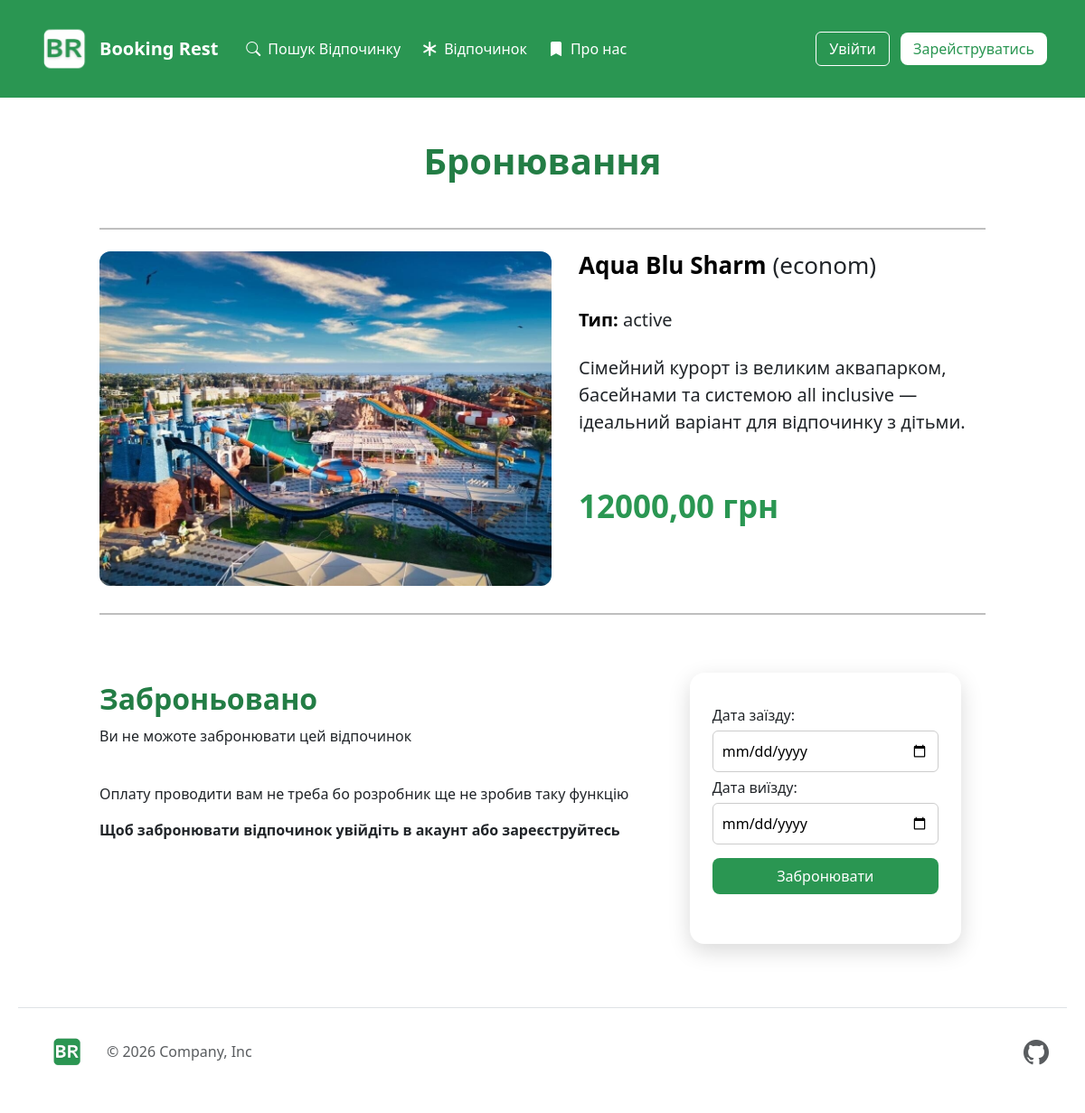
The page /booking/?rest_id=2&start_date=&end_date= on the database its author committed.
### reevs/models.py (models this page shows, shortened)
class Rest(models.Model):
    CATEGORY_CHOICES = [
        ("econom", "Econom"),
        ("standard", "Standard"),
        ("luxe", "Luxe")
    ]
    VACATION_CHOICES = [
        ("active", "Активний"),
        ("passive", "Пасивний"),
        ("mixed", "Змішаний")
    ]
    name = models.CharField(max_length=100)  # назва місця
    tep = models.CharField(max_length=20, choices=VACATION_CHOICES)
    category = models.CharField(max_length=20, choices=CATEGORY_CHOICES)
    description = models.TextField()
    price = models.DecimalField(max_digits=10, decimal_places=2)
    photo = models.ImageField(upload_to='rests', blank=True, null=True)
    class Meta:
        verbose_name = "rest"
        verbose_name_plural = "rests"
        ordering = ["name"]

### reevs/views.py (the view, shortened to what this page needs)
# urls.py: path("booking/", views.book_rest, name="booking"),
def book_rest(request):
    if request.method == "GET":
        rest_id = request.GET.get("rest_id")
        rest = Rest.objects.get(id=rest_id)
        is_booked = Booking.objects.filter(rest=rest).exists()
        context = {
            "rest": rest,
            "is_booked": is_booked
        }
        return render(request, "rests/booking.html", context)

### templates/rests/booking.html (shortened to what this page needs)
{% extends 'base.html' %}
{% block content %}
<br>
<h1 class="text-center fw-bold mb-3 text-green">Бронювання</h1>
<div class="booking-wrapper">
<hr class="divider-w">
  <div class="booking-row">
    <div class="booking-img">
      <img src="{{ rest.photo.url }}" alt="Відпочинок">
    </div>
    <div class="booking-text">
      <h2><strong>{{ rest.name }}</strong> ({{ rest.category }})</h2>
      <p><strong>Тип:</strong> {{ rest.tep }}</p>
      <p>{{ rest.description }}</p>
      <p class="price-booking fw-bold">{{ rest.price }} грн</p>
    </div>
  </div>
<hr class="divider-w">
<div class="booking-layout">
  <div class="booking-left">
{% if is_booked %}
    <h2 class="fw-bold text-green">Заброньовано</h2>
    <p>Ви не можоте забронювати цей відпочинок</p>
{% else %}
    <h2 class="fw-bold text-green">Забронюйте скоріж відпочинок</h2>
{% endif %}
    <br>
    <p>Оплату проводити вам не треба бо розробник ще не зробив таку функцію</p>
    <p class="fw-bold">Щоб забронювати відпочинок увійдіть в акаунт або зареєструйтесь</p>
  </div>
  <div class="card-box">
    <form class="booking-form" method="POST">
        <label>Дата заїзду:</label>
        <input type="date" name="start_date">
        <label>Дата виїзду:</label>
        <input type="date" name="end_date">
        <button type="submit" class="button-tt">Забронювати</button>
    </form>
  </div>
</div>
{% endblock %}

### reevs/static/css/stayle.css (style rules this page uses)
body { overflow-x:hidden; }

### reevs/static/css/footer.css (style rules this page uses)
html, body { height: 100%; margin: 0; }
body { display: flex; flex-direction: column; min-height: 100vh; }

### reevs/static/css/stayle1.css (style rules this page uses)
.button-tt { background-color: #2A9652; border: none; border-radius: 8px; color: white; padding: 8px 20px; text-align: center; font-size: 16px; margin: 4px 2px; transition: 0.3s; cursor: pointer; }
strong { color: black; }
.booking-form { margin-top:150px; }
hr.divider-w { border-top: 2px solid black; margin: 1.5rem 0; size: 100px; }
.booking-wrapper { max-width: 1000px; margin: auto; padding: 10px; }
.booking-row { display:flex; gap:30px; align-items:stretch; margin-bottom: 30px; }
.booking-img img { width: 500px; height: 370px; border-radius: 12px; }
.booking-text h2 { margin-top: 0; margin-bottom: 30px; font-size: 26px; }
.booking-text p { margin: 5% 0; font-size: 20px; }
.booking-text .price-booking { font-size:35px; }
.price-booking { color: #2A9652; position:relative; top:30px; }
.booking-form { display: grid; margin: 10px 0; gap: 5px; }
.booking-form .button-tt { margin: 10px 0; flex-direction: column; }
.booking-form input { padding: 10px; border-radius: 6px; border: 1px solid #ccc; }
.card-box { width:300px; height: 300px; margin:40px auto; padding:25px; background:white; border-radius:16px; box-shadow:0 8px 25px rgba(0,0,0,0.15); }
.text-green { color: #237d45; margin: 50px 0; text-align: center; }
.booking-layout { display:flex; justify-content:space-between; align-items:flex-start; gap:40px; }
.booking-left { text-align:left; }
.booking-left h2 { margin-left:0 !important; padding-left:0 !important; text-align:left; margin-bottom:10px; }

### rows shown on the page
Rest: photo (picture), name "Aqua Blu Sharm", category "econom", tep "active", description "Сімейний курорт із великим аквапарком, басейнами та системою all inclusive — ідеальний варіант для відпочинку з дітьми.", price "12000,00"
